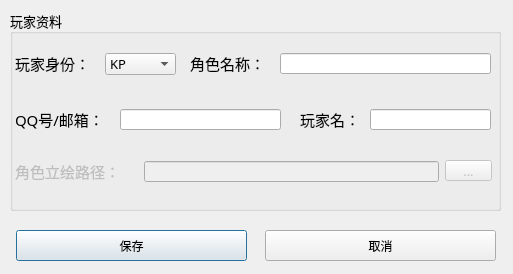
<?xml version="1.0" encoding="UTF-8"?>
<ui version="4.0">
 <class>EditCharacter</class>
 <widget class="QDialog" name="EditCharacter">
  <property name="geometry">
   <rect>
    <x>0</x>
    <y>0</y>
    <width>513</width>
    <height>274</height>
   </rect>
  </property>
  <property name="windowTitle">
   <string>Dialog</string>
  </property>
  <widget class="QGroupBox" name="char_createNewChar">
   <property name="geometry">
    <rect>
     <x>10</x>
     <y>10</y>
     <width>491</width>
     <height>201</height>
    </rect>
   </property>
   <property name="font">
    <font>
     <family>华文细黑</family>
     <pointsize>10</pointsize>
    </font>
   </property>
   <property name="title">
    <string>玩家资料</string>
   </property>
   <widget class="QToolButton" name="char_imgdir_btn">
    <property name="enabled">
     <bool>false</bool>
    </property>
    <property name="geometry">
     <rect>
      <x>435</x>
      <y>150</y>
      <width>47</width>
      <height>21</height>
     </rect>
    </property>
    <property name="text">
     <string>...</string>
    </property>
   </widget>
   <widget class="QLabel" name="char_name_label">
    <property name="geometry">
     <rect>
      <x>180</x>
      <y>43</y>
      <width>91</width>
      <height>20</height>
     </rect>
    </property>
    <property name="font">
     <font>
      <family>华文细黑</family>
      <pointsize>11</pointsize>
     </font>
    </property>
    <property name="text">
     <string>角色名称：</string>
    </property>
   </widget>
   <widget class="QLabel" name="char_PLid_label">
    <property name="geometry">
     <rect>
      <x>290</x>
      <y>99</y>
      <width>71</width>
      <height>20</height>
     </rect>
    </property>
    <property name="font">
     <font>
      <family>华文细黑</family>
      <pointsize>11</pointsize>
     </font>
    </property>
    <property name="text">
     <string>玩家名：</string>
    </property>
   </widget>
   <widget class="QLineEdit" name="char_PLid_input">
    <property name="geometry">
     <rect>
      <x>360</x>
      <y>99</y>
      <width>121</width>
      <height>21</height>
     </rect>
    </property>
   </widget>
   <widget class="QLineEdit" name="char_qnum_input">
    <property name="geometry">
     <rect>
      <x>110</x>
      <y>99</y>
      <width>161</width>
      <height>21</height>
     </rect>
    </property>
   </widget>
   <widget class="QLineEdit" name="char_imgdir_input">
    <property name="enabled">
     <bool>false</bool>
    </property>
    <property name="geometry">
     <rect>
      <x>134</x>
      <y>151</y>
      <width>295</width>
      <height>21</height>
     </rect>
    </property>
   </widget>
   <widget class="QLabel" name="char_identity_label">
    <property name="geometry">
     <rect>
      <x>5</x>
      <y>43</y>
      <width>91</width>
      <height>20</height>
     </rect>
    </property>
    <property name="font">
     <font>
      <family>华文细黑</family>
      <pointsize>11</pointsize>
     </font>
    </property>
    <property name="text">
     <string>玩家身份：</string>
    </property>
   </widget>
   <widget class="QComboBox" name="char_identity_select">
    <property name="geometry">
     <rect>
      <x>95</x>
      <y>43</y>
      <width>71</width>
      <height>22</height>
     </rect>
    </property>
    <item>
     <property name="text">
      <string>KP</string>
     </property>
    </item>
    <item>
     <property name="text">
      <string>PL</string>
     </property>
    </item>
    <item>
     <property name="text">
      <string>骰子</string>
     </property>
    </item>
    <item>
     <property name="text">
      <string>NPC</string>
     </property>
    </item>
   </widget>
   <widget class="QLabel" name="char_imgdir_label">
    <property name="enabled">
     <bool>false</bool>
    </property>
    <property name="geometry">
     <rect>
      <x>5</x>
      <y>151</y>
      <width>126</width>
      <height>20</height>
     </rect>
    </property>
    <property name="font">
     <font>
      <family>华文细黑</family>
      <pointsize>11</pointsize>
     </font>
    </property>
    <property name="text">
     <string>角色立绘路径：</string>
    </property>
   </widget>
   <widget class="QLineEdit" name="char_name_input">
    <property name="geometry">
     <rect>
      <x>270</x>
      <y>43</y>
      <width>211</width>
      <height>21</height>
     </rect>
    </property>
   </widget>
   <widget class="QLabel" name="char_qnum_label">
    <property name="geometry">
     <rect>
      <x>5</x>
      <y>99</y>
      <width>111</width>
      <height>20</height>
     </rect>
    </property>
    <property name="font">
     <font>
      <family>华文细黑</family>
      <pointsize>11</pointsize>
     </font>
    </property>
    <property name="text">
     <string>QQ号/邮箱：</string>
    </property>
   </widget>
  </widget>
  <widget class="QPushButton" name="save">
   <property name="geometry">
    <rect>
     <x>16</x>
     <y>230</y>
     <width>231</width>
     <height>31</height>
    </rect>
   </property>
   <property name="text">
    <string>保存</string>
   </property>
  </widget>
  <widget class="QPushButton" name="cancel">
   <property name="geometry">
    <rect>
     <x>265</x>
     <y>230</y>
     <width>231</width>
     <height>31</height>
    </rect>
   </property>
   <property name="text">
    <string>取消</string>
   </property>
  </widget>
 </widget>
 <resources/>
 <connections/>
</ui>
